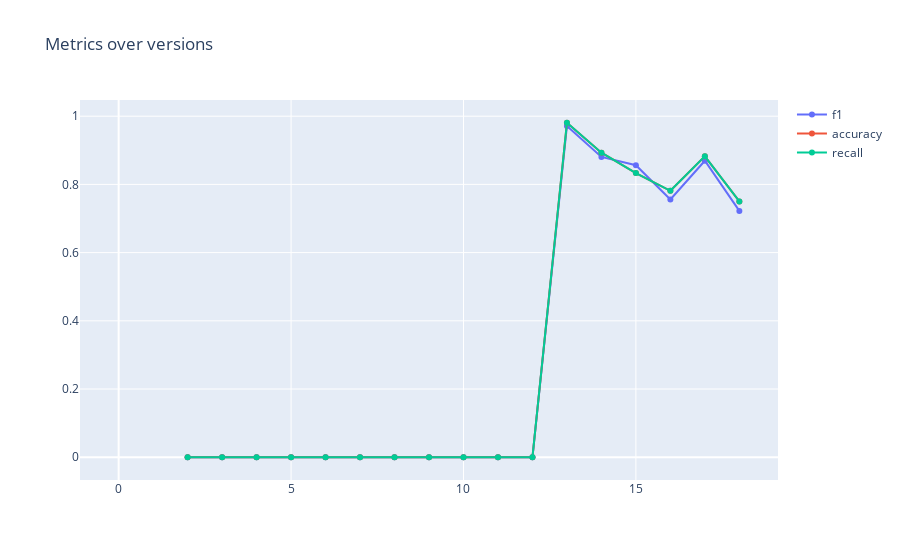

Write notebook code for a chart like this one.
### Code cell
fig = px.scatter(title="Metrics over versions")
fig.add_scatter(x=results_odered.index, y=results_odered["metrics.f1"],name="f1")
fig.add_scatter(x=results_odered.index, y=results_odered["metrics.accuracy"],name="accuracy")
fig.add_scatter(x=results_odered.index, y=results_odered["metrics.recall"],name="recall")
fig.show()

### Figure 1 — Plotly figure (JSON) as saved in the notebook; plotly's stock layout.template omitted (floating-point values rounded to 4 significant figures)
{"data": [{"name": "f1", "type": "scatter", "x": [0, 1, 2, 3, 4, 5, 6, 7, 8, 9, 10, 11, 12, 13, 14, 15, 16, 17, 18], "y": [null, null, 0, 0, 0, 0, 0, 0, 0, 0, 0, 0, 0, 0.9712, 0.8805, 0.8562, 0.756, 0.8694, 0.7222]}, {"name": "accuracy", "type": "scatter", "x": [0, 1, 2, 3, 4, 5, 6, 7, 8, 9, 10, 11, 12, 13, 14, 15, 16, 17, 18], "y": [null, null, 0, 0, 0, 0, 0, 0, 0, 0, 0, 0, 0, 0.9808, 0.8929, 0.8333, 0.7812, 0.8824, 0.75]}, {"name": "recall", "type": "scatter", "x": [0, 1, 2, 3, 4, 5, 6, 7, 8, 9, 10, 11, 12, 13, 14, 15, 16, 17, 18], "y": [null, null, 0, 0, 0, 0, 0, 0, 0, 0, 0, 0, 0, 0.9808, 0.8929, 0.8333, 0.7812, 0.8824, 0.75]}], "layout": {"legend": {"tracegroupgap": 0}, "title": {"text": "Metrics over versions"}, "xaxis": {"anchor": "y", "domain": [0, 1]}, "yaxis": {"anchor": "x", "domain": [0, 1]}}}
